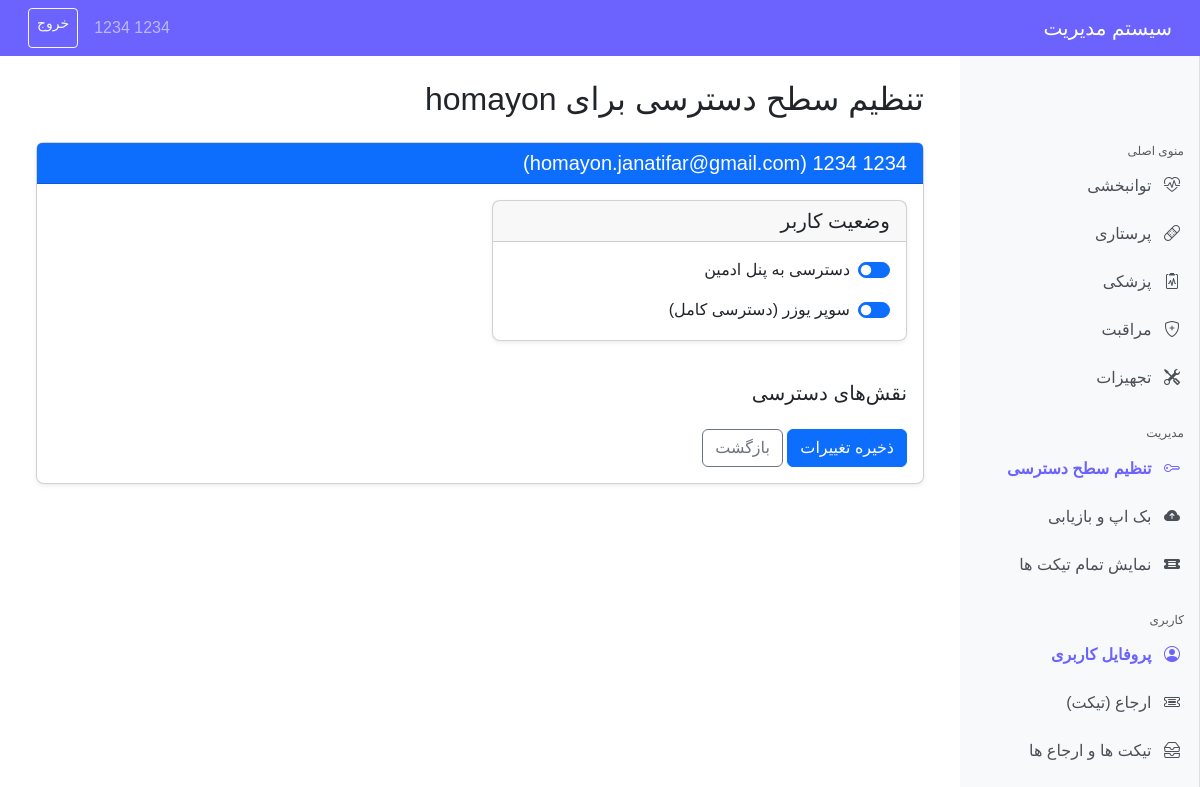
Page /users/manage/users/1/permissions/ (signed in) on the committed database.
### users/models.py (models this page shows, shortened)
class CustomUser(AbstractBaseUser, PermissionsMixin, BaseModel):
    roles = models.ManyToManyField(
        Role, verbose_name=_("roles"), blank=True, related_name="users"
    )
    user_name = models.CharField(
        _("user_name"),
        max_length=30,
        unique=True,
        validators=[MinLengthValidator(5)],
    )
    email = models.EmailField(_("email address"), unique=True, blank=True, null=True)
    phone_number = models.CharField(
        _("phone number"), max_length=13, unique=True, blank=True, null=True
    )
    first_name = models.CharField(_("first name"), max_length=30)
    last_name = models.CharField(_("last name"), max_length=30)
    is_staff = models.BooleanField(
        _("staff status"),
        default=False,
        help_text=_("Designates whether the user can log into this admin site."),
    )
    is_superuser = models.BooleanField(
        _("superuser status"),
        default=False,
        help_text=_(
            "Designates that this user has all permissions without explicitly assigning them."
        ),
    )
    is_active = models.BooleanField(
        _("active"),
        default=True,
        help_text=_(
            "Designates whether this user should be treated as active. "
            "Unselect this instead of deleting accounts. And also used for email verification."
        ),
    )
    profile_image = models.ImageField(
        upload_to="profile_images/",
        null=True,
        blank=True,
        verbose_name=_("profile image"),
    )
    objects = CustomUserManager()
    USERNAME_FIELD = "user_name"
    REQUIRED_FIELDS = ["email", "first_name", "last_name"]
    class Meta:  # pylint: disable=too-few-public-methods
        verbose_name = _("user")
        verbose_name_plural = _("users")
        constraints = [
            models.UniqueConstraint(
                fields=["user_name", "email"], name="unique_user_email"
            )
        ]

### users/views.py (the view, shortened to what this page needs)
@login_required(login_url="/login/")
@superuser_required
def user_permissions(request, user_id):
    user = get_object_or_404(CustomUser, id=user_id)
    roles = Role.objects.all()
    return render(
        request,
        "users/user_permissions.html",
        {
            "user": user,
            "roles": roles,
            "user_roles": user.roles.all(),
        },
    )

### users/views.py (called while the page is built)
def superuser_required(function):
    actual_decorator = user_passes_test(lambda u: u.is_superuser, login_url="/login/")
    return actual_decorator(function)

### users/templates/users/user_permissions.html (shortened to what this page needs)
{% extends "users/base.html" %}
{% block content %}
<div class="container-fluid">
  <div class="row">
    <div class="col-12">
      <h2 class="mb-4">تنظیم سطح دسترسی برای {{ user.user_name }}</h2>
      <div class="card">
        <div class="card-header bg-primary text-white">
          <h5 class="mb-0">{{ user.first_name }} {{ user.last_name }} ({{ user.email }})</h5>
        </div>
        <div class="card-body">
          <form method="post" action="">
            <div class="row mb-4">
              <div class="col-md-6">
                <div class="card">
                  <div class="card-header">
                    <h5 class="mb-0">وضعیت کاربر</h5>
                  </div>
                  <div class="card-body">
                    <div class="form-check form-switch mb-3">
                      <input class="form-check-input" type="checkbox" id="is_staff" name="is_staff" {% if user.is_staff %}checked{% endif %}>
                      <label class="form-check-label" for="is_staff">دسترسی به پنل ادمین</label>
                    </div>
                    <div class="form-check form-switch">
                      <input class="form-check-input" type="checkbox" id="is_superuser" name="is_superuser" {% if user.is_superuser %}checked{% endif %}>
                      <label class="form-check-label" for="is_superuser">سوپر یوزر (دسترسی کامل)</label>
                    </div>
                  </div>
                </div>
              </div>
            </div>
            <h5 class="mb-3">نقش‌های دسترسی</h5>
            <div class="mt-4">
              <button type="submit" class="btn btn-primary">ذخیره تغییرات</button>
              <a href="{% url 'users:user_list' %}" class="btn btn-outline-secondary me-2">بازگشت</a>
            </div>
          </form>
        </div>
      </div>
    </div>
  </div>
</div>
{% endblock %}

### users/templates/users/base.html (shortened to what this page needs)
{% load user_filters %}
<!DOCTYPE html>
<html lang="fa" dir="rtl">
  <head>
    <link
      rel="stylesheet"
      href="https://cdn.jsdelivr.net/npm/bootstrap@5.3.2/dist/css/bootstrap.rtl.min.css"
    />
    <link
      rel="stylesheet"
      href="https://cdn.jsdelivr.net/npm/bootstrap-icons@1.11.2/font/bootstrap-icons.min.css"
    />
  </head>
  <body>
    <nav class="navbar navbar-expand-md navbar-dark bg-primary sticky-top px-3">
      <div class="container-fluid">
        <a class="navbar-brand" href="{% url 'users:dashboard' %}">سیستم مدیریت</a>
        <div class="collapse navbar-collapse" id="navbarCollapse">
          <div class="d-flex">
            <span class="navbar-text me-3">{{ request.user.first_name }} {{ request.user.last_name }}</span>
            <a href="{% url 'users:logout' %}" class="btn btn-outline-light btn-sm">خروج</a>
          </div>
        </div>
      </div>
    </nav>
    <div class="container-fluid">
      <div class="row">
        <nav id="sidebarMenu" class="sidebar col-md-3 col-lg-2 d-md-block">
          <div class="sidebar-sticky pt-3">
            <h6 class="sidebar-heading d-flex justify-content-between align-items-center px-3 mt-4 mb-1 text-muted">
              <span>منوی اصلی</span>
            </h6>
            <ul class="nav flex-column">
            <li class="nav-item">
              <a class="nav-link {% if request.resolver_match.kwargs.department == 'rehabilitation' %}active{% endif %}" href="{% url 'medical:service_list' 'rehabilitation' %}">
                <i class="bi bi-heart-pulse nav-icon"></i>
                توانبخشی
              </a>
            </li>
            <li class="nav-item">
              <a class="nav-link {% if request.resolver_match.kwargs.department == 'nursing' %}active{% endif %}" href="{% url 'medical:service_list' 'nursing' %}">
                <i class="bi bi-bandaid nav-icon"></i>
                پرستاری
              </a>
            </li>
            <li class="nav-item">
              <a class="nav-link {% if request.resolver_match.kwargs.department == 'medical' %}active{% endif %}" href="{% url 'medical:service_list' 'medical' %}">
                <i class="bi bi-clipboard2-pulse nav-icon"></i>
                پزشکی
              </a>
            </li>
            <li class="nav-item">
              <a class="nav-link {% if request.resolver_match.kwargs.department == 'care' %}active{% endif %}" href="{% url 'medical:service_list' 'care' %}">
                <i class="bi bi-shield-plus nav-icon"></i>
                مراقبت
              </a>
            </li>
              <li class="nav-item">
                <a class="nav-link " href="{% url 'medical:equipment_list' %}">
                  <i class="bi bi-tools nav-icon"></i>
                  تجهیزات
                </a>
              </li>
            </ul>
{% if request.user.is_superuser or request.user|has_role:"manager" %}
<h6 class="sidebar-heading d-flex justify-content-between align-items-center px-3 mt-4 mb-1 text-muted">
  <span>مدیریت</span>
</h6>
<ul class="nav flex-column">
  {% if request.user.is_superuser %}
  <li class="nav-item">
    <a class="nav-link {% if request.resolver_match.url_name == 'user_list' or request.resolver_match.url_name == 'user_permissions' %}active{% endif %}" href="{% url 'users:user_list' %}">
      <i class="bi bi-key nav-icon"></i>
      تنظیم سطح دسترسی
    </a>
  </li>
  {% endif %}
  <li class="nav-item">
    <a class="nav-link" href="{% url 'exports:dashboard' %}">
      <i class="bi bi-cloud-arrow-up-fill nav-icon"></i>
      بک اپ و بازیابی
    </a>
  </li>
  <li class="nav-item">
    <a class="nav-link " href="{% url 'tickets:admin_all_tickets' %}">
      <i class="bi bi-ticket-detailed-fill nav-icon"></i>
      نمایش تمام تیکت ها
    </a>
  </li>
</ul>
{% endif %}
            <h6 class="sidebar-heading d-flex justify-content-between align-items-center px-3 mt-4 mb-1 text-muted">
              <span>کاربری</span>
            </h6>
            <ul class="nav flex-column mb-2">
              <li class="nav-item">
                <a class="nav-link {% if request.resolver_match.url_name == 'user_list' or request.resolver_match.url_name == 'user_permissions' %}active{% endif %}" href="{% url 'users:profile' %}">
                  <i class="bi bi-person-circle nav-icon"></i>
                  پروفایل کاربری
                </a>
                <li class="nav-item">
                  <a class="nav-link {% if request.resolver_match.url_name == 'create_ticket' %}active{% endif %}" href="{% url 'tickets:create_ticket' %}">
                    <i class="bi bi-ticket-detailed nav-icon"></i>
                    ارجاع (تیکت)
                  </a>
                </li>
                <li class="nav-item">
                  <a class="nav-link " href="{% url 'tickets:ticket_inbox' %}">
                    <i class="bi bi-inboxes nav-icon"></i>
                    تیکت ها و ارجاع ها
                  </a>
                </li>
            </ul>
          </div>
        </nav>
        <main class="col-md-9 ms-sm-auto col-lg-10 px-md-4 main-content py-4">
          {% block content %}{% endblock %}
        </main>
      </div>
    </div>
  </body>
</html>

### users/templates/users/base.html (style rules this page uses)
body { font-family: 'Vazirmatn', sans-serif; min-height: 100vh; }
input, select, textarea, button { font-family: inherit; }
.sidebar { position: sticky; top: 0; right: 0; height: 100vh; z-index: 100; padding: 48px 0 0; background-color: #f8f9fa; width: 20%; min-width: 240px; max-width: 280px; box-shadow: inset -1px 0 0 rgba(0, 0, 0, 0.1); }
.sidebar-sticky { height: calc(100vh - 48px); overflow-x: hidden; overflow-y: auto; }
.sidebar .nav-link { color: #495057; padding: 0.75rem 1.25rem; }
.sidebar .nav-link.active { color: #6c63ff; font-weight: bold; }
.sidebar-heading { font-size: 0.75rem; text-transform: uppercase; }
.main-content { flex: 1; padding-right: 15px; padding-left: 15px; }
.card { border-radius: 0.5rem; margin-bottom: 1rem; box-shadow: 0 0.125rem 0.25rem rgba(0, 0, 0, 0.075); }
.navbar { background-color: #6c63ff !important; }
.nav-icon { margin-left: 0.5rem; }

### rows in the picture
CustomUser: user.first_name "1234", user.last_name "1234", user_name "homayon", first_name "1234", email "homayon.janatifar@gmail.com", is_staff "☑", is_superuser "☑"
